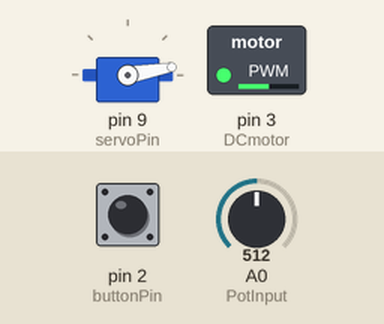
This sketch was run on a simulated Arduino Uno, built with avr-gcc and run on an emulated ATmega328P. Parts: servo, switched loads named in the sketch (green lamp = pin HIGH). Inputs (shaded band) come from the test bench; at power-on: A0 (PotInput) = 512, pin 2 (buttonPin) LOW. What the sketch prints to the serial monitor is not drawn.

Above: at 1.2 s.
1.3 s: A0 (PotInput) set to 716
At 1.9 s:
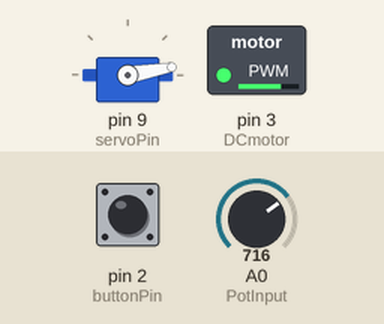
2.8 s: pin 2 (buttonPin) pulled HIGH for 0.15 s
At 4.0 s:
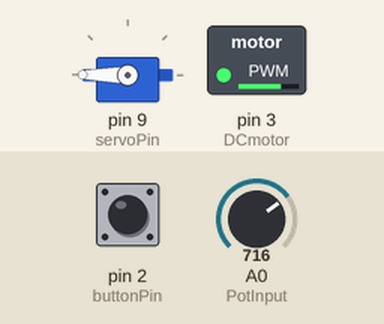
4.4 s: A0 (PotInput) set to 900
At 5.4 s:
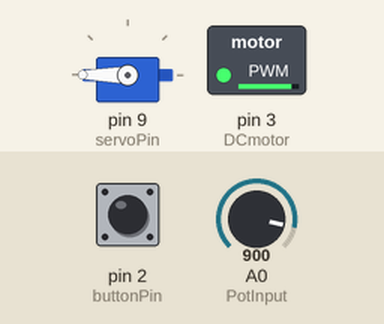
5.9 s: pin 2 (buttonPin) pulled HIGH for 1 s
At 6.5 s:
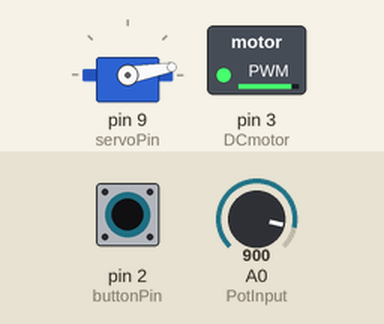
8.4 s: A0 (PotInput) set to 245
At 9.6 s:
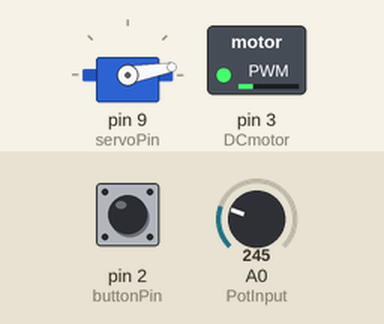
9.9 s: pin 2 (buttonPin) pulled HIGH for 0.15 s
At 10.8 s:
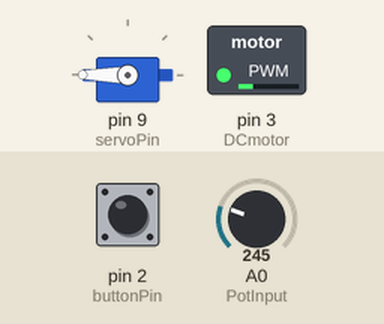
Timing chart, 0 to 12.5 s (numbered marks = the images above; inputs shaded):
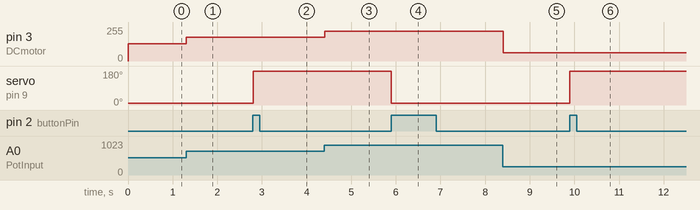

The sketch:

Shootercode.ino
```cpp
   #include <Servo.h>; //includes the servo library, allows access to premade code

  //DCmotor variables
  int DCmotor = 3; //initliazes a variable for the DCmotor and links it to the arduinos digitial pin 3
  //Pot Variables
  int PotInput = A0; //initliazes a variable for the potentiometer and links it to the arduinos analog pin 0
  //Button variables
  int buttonPin = 2;
  boolean buttonState = LOW;
  boolean previousButtonState = LOW;
  //Servo variables
   const int servoPin = 9;
   Servo myservo;
   boolean motorEnabled = 0;

void setup() { //setup function, runs once when the arduino code is uploaded/turned on
  //Servo
    myservo.attach (servoPin);
  //Button
    pinMode(buttonPin, INPUT);
 //Dcmotor
  Serial.begin(9600);   // initialize serial communication at 9600 bits per second:

   pinMode(DCmotor, OUTPUT); //sets the mode of the DCmotor pin to an output

}


void loop() { // the loop routine runs over and over
  //Servo+button
 buttonState = digitalRead(buttonPin);

  if(previousButtonState != buttonState && buttonState == HIGH){
    motorEnabled = !motorEnabled;
    }
  if(motorEnabled == 1){
    myservo.write(180);
    }
  else{
   myservo.write(10);
    }
  previousButtonState = buttonState;


 //DCmotor
  int sensorValue = analogRead(PotInput);
  //we create a new variable called sensorValue,
 //this variable will be set equal to the voltage that the potentiometer sends as analog input to the A0 pin

  int speed = sensorValue/4; //this variable will be equal to the voltage of the sensorValue divided by 4

  Serial.println(motorEnabled); //This will print out the speed value to the serial monitor, allows the user to view the potentiometers effect on the value

  if (speed >= 50 && speed <= 255) //only takes values that cause the motor to rotate
    {
      analogWrite(DCmotor, speed); //sends the inputed speed to the motor
    }

}
```

Measured:
- after the input at 1.3 s, pin 3 (DCmotor): 128/255 → 179/255 at once
- after the input at 2.8 s, servo on pin 9 (servoPin): 10° → 180° at once
- after the input at 4.4 s, pin 3 (DCmotor): 179/255 → 225/255 at once
- after the input at 5.9 s, servo on pin 9 (servoPin): 180° → 10° at once
- after the input at 8.4 s, pin 3 (DCmotor): 225/255 → 61/255 at once
- after the input at 9.9 s, servo on pin 9 (servoPin): 10° → 180° at once
